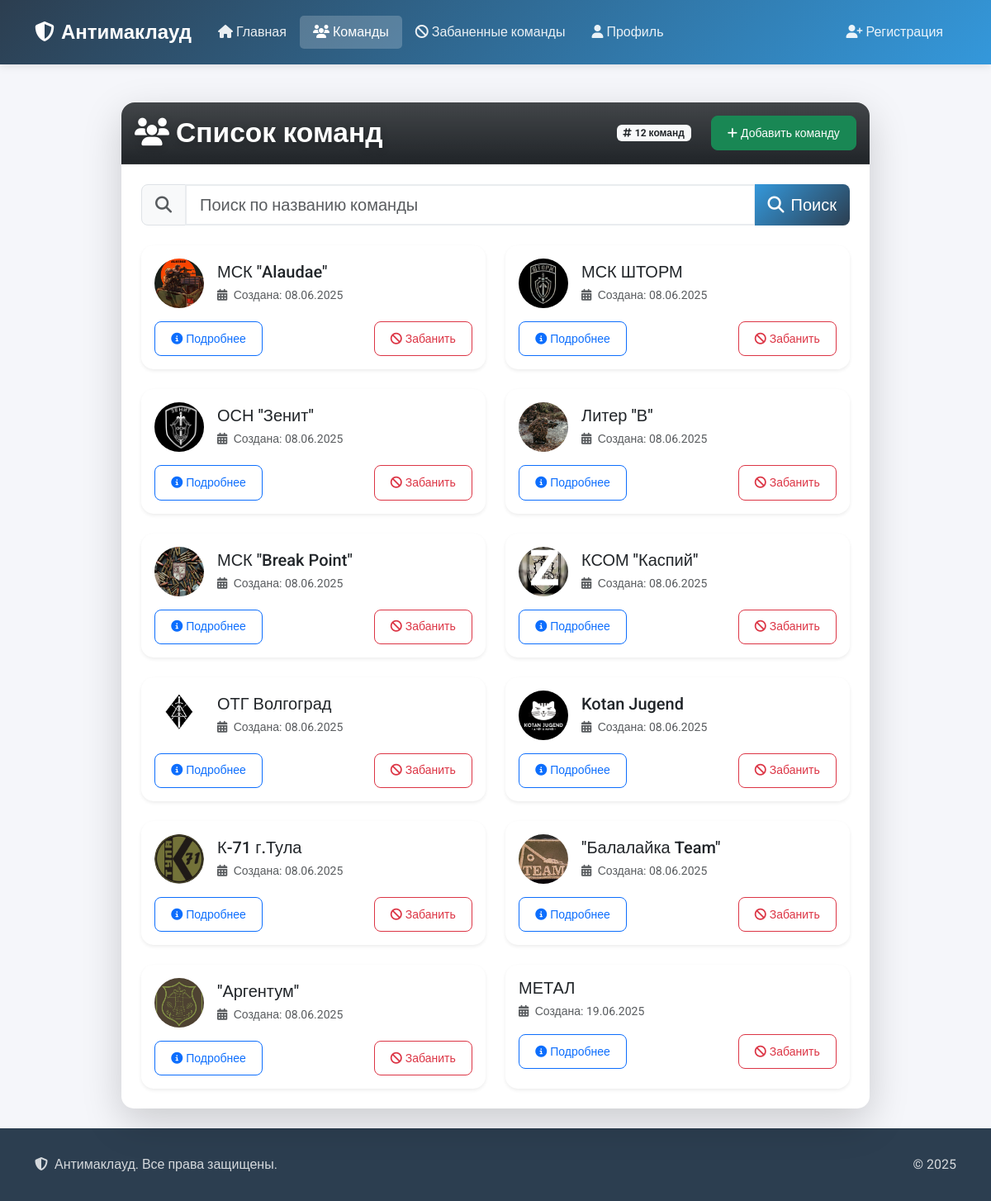
The page /teams/ (signed in) on the database its author committed.
### core/models.py (models this page shows, shortened)
class Team(models.Model):
    name = models.CharField(max_length=100, unique=True)
    messenger_link = models.URLField(blank=True, null=True)
    chevron = models.ImageField(upload_to='team_chevrons/', blank=True, null=True)
    description = models.TextField(blank=True, null=True)
    created_at = models.DateTimeField(auto_now_add=True)
    updated_at = models.DateTimeField(auto_now=True)

### core/views.py (the view)
# urls.py: path('teams/', teams_list, name='teams_list'),
@login_required
def teams_list(request):
    search_query = request.GET.get('search', '')
    today = date.today()
    active_bans = BanTeam.objects.filter(
        Q(expiry_date__isnull=True) | Q(expiry_date__gte=today)
    )
    banned_team_ids = active_bans.values_list('team_id', flat=True)
    teams = Team.objects.all()
    if banned_team_ids.exists():
        teams = teams.exclude(id__in=banned_team_ids)
    if search_query:
        teams = teams.filter(name__icontains=search_query)
    return render(request, 'teams_list.html', {
        'teams': teams,
        'search_query': search_query
    })

### templates/teams_list.html (shortened to what this page needs)
{% extends 'base.html' %}
{% block content %}
<div class="container py-4">
    <div class="row justify-content-center">
        <div class="col-md-10">
            <div class="card shadow-lg">
                <div class="card-header bg-dark bg-gradient text-white py-3" style="border-top-left-radius: 1rem; border-top-right-radius: 1rem;">
                    <div class="d-flex justify-content-between align-items-center">
                        <h2 class="card-title mb-0" style="font-size:2.1rem; font-weight:800; text-shadow: 0 2px 8px rgba(0,0,0,0.25);">
                            <i class="fas fa-users me-2"></i>Список команд
                        </h2>
                        <div class="d-flex align-items-center gap-3">
                            <span class="badge bg-light text-dark">
                                <i class="fas fa-hashtag me-1"></i>{{ teams|length }} команд
                            </span>
                            {% if user.is_authenticated and user.role == 'ORGANIZER' %}
                            <a href="{% url 'team_add' %}" class="btn btn-success btn-sm ms-2">
                                <i class="fas fa-plus me-1"></i>Добавить команду
                            </a>
                            {% endif %}
                        </div>
                    </div>
                </div>
                <div class="card-body p-4">
                    <form method="get" class="mb-4">
                        <div class="input-group input-group-lg">
                            <span class="input-group-text bg-light">
                                <i class="fas fa-search text-muted"></i>
                            </span>
                            <input type="text" name="search" class="form-control"
                                   placeholder="Поиск по названию команды"
                                   value="{{ request.GET.search }}">
                            <button type="submit" class="btn btn-primary">
                                <i class="fas fa-search me-2"></i>Поиск
                            </button>
                        </div>
                    </form>
                    {% if teams %}
                    <div class="row g-4">
                        {% for team in teams %}
                        <div class="col-md-6">
                            <div class="card h-100 border-0 shadow-sm hover-shadow">
                                <div class="card-body">
                                    <div class="d-flex align-items-center mb-3">
                                        {% if team.chevron %}
                                        <div class="me-3">
                                            <img src="{{ team.chevron.url }}" alt="{{ team.name }}"
                                                 class="rounded-circle" style="width: 60px; height: 60px; object-fit: cover;">
                                        </div>
                                        {% endif %}
                                        <div>
                                            <h5 class="card-title mb-1">
                                                <a href="{% url 'team_detail' team.id %}" class="text-decoration-none text-dark">
                                                    {{ team.name }}
                                                </a>
                                            </h5>
                                            <small class="text-muted">
                                                <i class="fas fa-calendar-alt me-1"></i>
                                                Создана: {{ team.created_at|date:"d.m.Y" }}
                                            </small>
                                        </div>
                                    </div>
                                    <div class="d-flex justify-content-between align-items-center">
                                        <a href="{% url 'team_detail' team.id %}" class="btn btn-outline-primary btn-sm">
                                            <i class="fas fa-info-circle me-1"></i>Подробнее
                                        </a>
                                        {% if user.is_authenticated and user.role == 'ORGANIZER' %}
                                        <a href="{% url 'ban_team' team.id %}" class="btn btn-outline-danger btn-sm">
                                            <i class="fas fa-ban me-1"></i>Забанить
                                        </a>
                                        {% endif %}
                                    </div>
                                </div>
                            </div>
                        </div>
                        {% endfor %}
                    </div>
                    {% else %}
                    <div class="text-center py-5">
                        <i class="fas fa-search fa-3x text-muted mb-3"></i>
                        <h4 class="text-muted">Команды не найдены</h4>
                        <p class="text-muted">Попробуйте изменить параметры поиска</p>
                    </div>
                    {% endif %}
                </div>
            </div>
        </div>
    </div>
</div>
{% endblock %}

### templates/base.html (shortened to what this page needs)
<!DOCTYPE html>
<html lang="ru">
<head>
    <link href="https://cdn.jsdelivr.net/npm/bootstrap@5.3.0/dist/css/bootstrap.min.css" rel="stylesheet">
    <link rel="stylesheet" href="https://cdnjs.cloudflare.com/ajax/libs/font-awesome/6.4.0/css/all.min.css">
</head>
<body>
    <nav class="navbar navbar-expand-lg navbar-dark fixed-top">
        <div class="container">
            <a class="navbar-brand" href="/">
                <i class="fas fa-shield-alt me-2"></i>Антимаклауд
            </a>
            <div class="collapse navbar-collapse" id="navbarNav">
                <ul class="navbar-nav">
                    <li class="nav-item">
                        <a class="nav-link {% if request.path == '/' %}active{% endif %}" href="/">
                            <i class="fas fa-home me-1"></i>Главная
                        </a>
                    </li>
                    <li class="nav-item">
                        <a class="nav-link {% if '/teams/' in request.path and 'banned' not in request.path %}active{% endif %}" href="/teams/">
                            <i class="fas fa-users me-1"></i>Команды
                        </a>
                    </li>
                    <li class="nav-item">
                        <a class="nav-link {% if '/teams/banned/' in request.path %}active{% endif %}" href="/teams/banned/">
                            <i class="fas fa-ban me-1"></i>Забаненные команды
                        </a>
                    </li>
                    <li class="nav-item">
                        <a class="nav-link {% if '/profile/' in request.path %}active{% endif %}" href="/profile/">
                            <i class="fas fa-user me-1"></i>Профиль
                        </a>
                    </li>
                </ul>
                <ul class="navbar-nav ms-auto">
                    <li class="nav-item">
                        <a class="nav-link {% if '/register/' in request.path %}active{% endif %}" href="/register/">
                            <i class="fas fa-user-plus me-1"></i>Регистрация
                        </a>
                    </li>
                </ul>
            </div>
        </div>
    </nav>
    <div class="container mt-4 fade-in">
        {% block content %}
        {% endblock %}
    </div>
    <footer class="footer">
        <div class="container">
            <div class="row align-items-center">
                <div class="col-md-6 text-center text-md-start">
                    <p><i class="fas fa-shield-alt me-2"></i>Антимаклауд. Все права защищены.</p>
                </div>
                <div class="col-md-6 text-center text-md-end">
                    <p>© 2025</p>
                </div>
            </div>
        </div>
    </footer>
</body>
</html>

### templates/base.html (style rules this page uses)
:root { --primary-color: #2c3e50; --secondary-color: #3498db; --accent-color: #e74c3c; --text-color: #2c3e50; --light-bg: #f8f9fa; }
body { font-family: 'Roboto', sans-serif; color: var(--text-color); background-color: #f5f6fa; padding-top: 76px; min-height: 100vh; display: flex; flex-direction: column; }
.navbar { background: linear-gradient(135deg, var(--primary-color), var(--secondary-color)) !important; box-shadow: 0 2px 10px rgba(0,0,0,0.1); padding: 1rem 0; }
.navbar-brand { font-weight: 700; font-size: 1.5rem; color: white !important; transition: transform 0.3s ease; }
.nav-link { color: rgba(255,255,255,0.9) !important; font-weight: 500; padding: 0.5rem 1rem !important; border-radius: 5px; transition: all 0.3s ease; }
.nav-link.active { background-color: rgba(255,255,255,0.2); color: white !important; }
.container { flex: 1; }
.card { border: none; border-radius: 15px; box-shadow: 0 4px 15px rgba(0,0,0,0.05); transition: transform 0.3s ease, box-shadow 0.3s ease; }
.btn { border-radius: 8px; padding: 0.6rem 1.2rem; font-weight: 500; transition: all 0.3s ease; }
.btn-primary { background: linear-gradient(135deg, var(--secondary-color), var(--primary-color)); border: none; }
.footer { background: var(--primary-color); color: white; padding: 2rem 0; margin-top: auto; }
.footer p { margin: 0; opacity: 0.8; }
.fade-in { animation: fadeIn 0.5s ease-out; }
.form-control { border-radius: 8px; border: 2px solid #e9ecef; padding: 0.8rem 1rem; transition: all 0.3s ease; }

### templates/teams_list.html (style rules this page uses)
.hover-shadow { transition: all 0.3s ease; }

### rows shown on the page
Team: chevron (picture), name "МСК \"Alaudae\"", created_at "08.06.2025"
Team: chevron (picture), name "МСК ШТОРМ", created_at "08.06.2025"
Team: chevron (picture), name "ОСН \"Зенит\"", created_at "08.06.2025"
Team: chevron (picture), name "Литер \"В\"", created_at "08.06.2025"
Team: chevron (picture), name "МСК \"Break Point\"", created_at "08.06.2025"
Team: chevron (picture), name "КСОМ \"Каспий\"", created_at "08.06.2025"
Team: chevron (picture), name "ОТГ Волгоград", created_at "08.06.2025"
Team: chevron (picture), name "Kotan Jugend", created_at "08.06.2025"
Team: chevron (picture), name "К-71 г.Тула", created_at "08.06.2025"
Team: chevron (picture), name "\"Балалайка Team\"", created_at "08.06.2025"
Team: chevron (picture), name "\"Аргентум\"", created_at "08.06.2025"
Team: name "МЕТАЛ", created_at "19.06.2025"

### other values the page prints
{{ teams|length }} "12"
